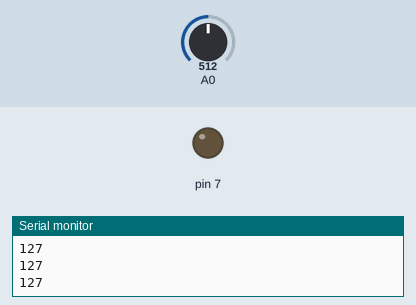
Bench run of a sketch on a simulated Arduino Uno, built with avr-gcc and run on an emulated ATmega328P. Shown: output pins drawn as LEDs (lit = HIGH), the last lines printed to the serial monitor. Inputs (shaded band) come from the test bench; at power-on: A0 = 512.

Above: at 1.2 s.
1.3 s: A0 set to 525
At 1.9 s:
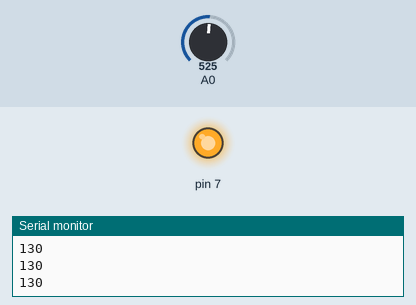
2.8 s: A0 set to 511
At 3.2 s:
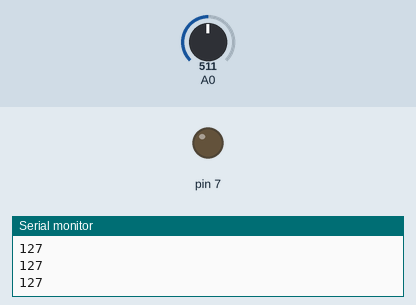
4.3 s: A0 set to 716
At 5.5 s:
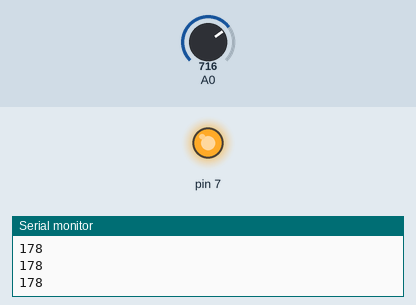
Timing chart, 0 to 7.3 s (numbered marks = the images above; inputs shaded):
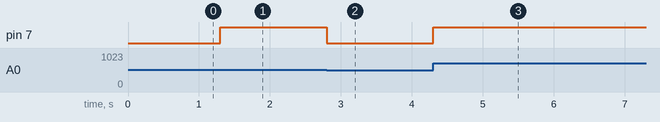

The sketch:

PWM_Tutorial_2.ino
```cpp
void setup()
{

  /* add setup code here */
	//pinMode(7, OUTPUT);
	analogReference(DEFAULT);
	Serial.begin(9600);
}

void loop()
{
	int value;

  /* add main program code here */
	value = analogRead(0);
	//Serial.println(value);
	value = map(value, 0, 1023, 0, 255);
	value = constrain(value, 0, 255);
	analogWrite(7, value);
	Serial.println(value);
}
```

Measured:
- the behaviour switches between 513 and 514 on A0 (found by bisection; images 0 and 1)
- after the input at 1.3 s, pin 7: LOW → HIGH at once
- after the input at 2.8 s, pin 7: HIGH → LOW at once
- after the input at 4.3 s, pin 7: LOW → HIGH at once
